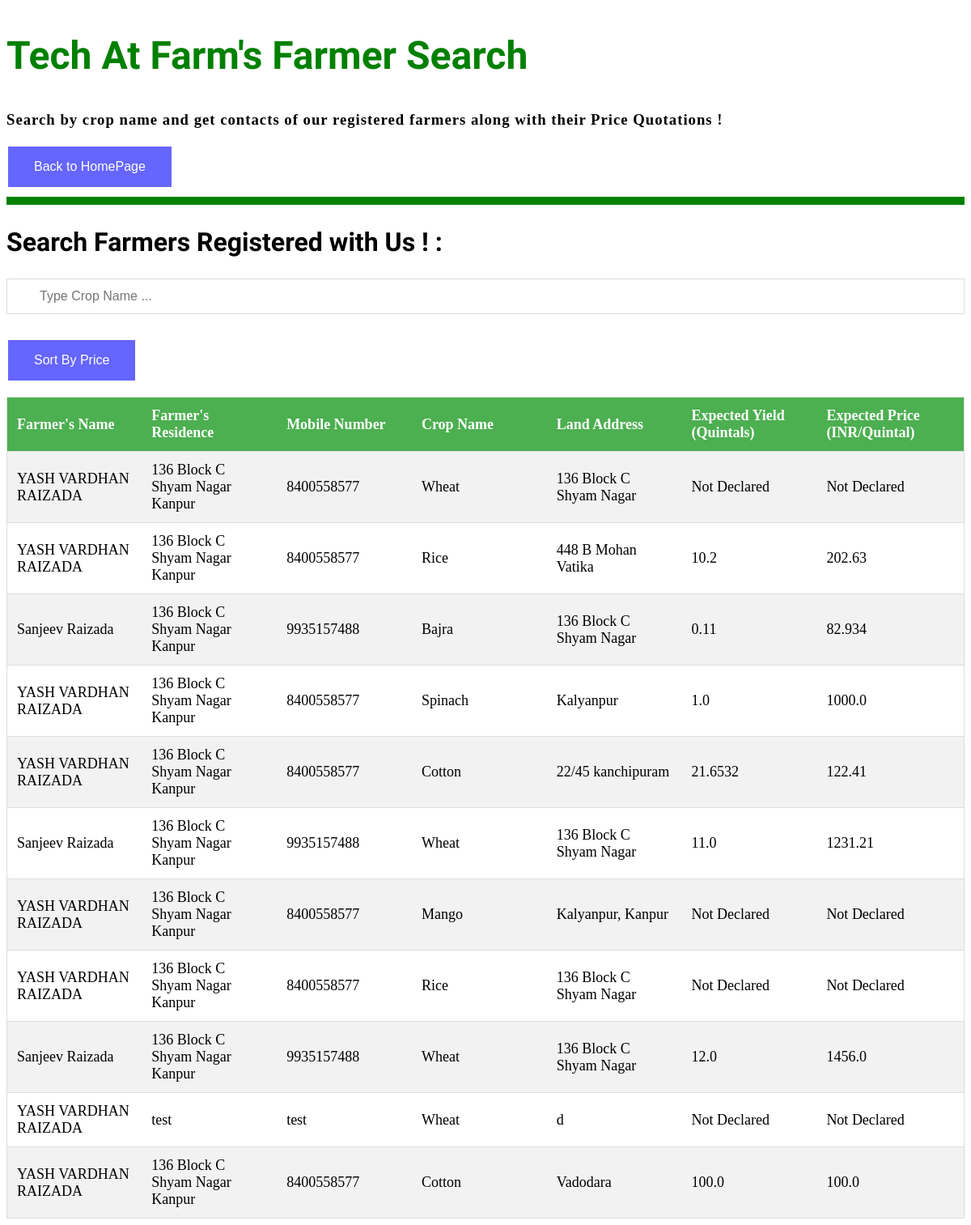
Page /dbms/farmerSearch/ on the committed database.
### dbms/models.py (models this page shows, shortened)
class Land(models.Model):
    user_name = models.ForeignKey(Data, on_delete = models.CASCADE)
    land_name = models.CharField(max_length= 20)
    land_address = models.CharField(max_length=100)
    district = models.CharField(max_length = 20, default = 'Kanpur')
    soil_type = models.CharField(max_length = 20)
    crop_grown = models.CharField(max_length = 20)
    moisture_requirement = models.PositiveIntegerField(default=0)
    threshold_moisture = models.PositiveIntegerField(default=0)
    expected_yield = models.FloatField(default = 0.0)
    expected_price = models.FloatField(default = 0.0)
    system_id = models.CharField(max_length = 10, default = 'None')
    request_status = models.CharField(max_length = 7, choices = (('True','True'), ('False','False'), ('Pending', 'Pending')), default = 'False')

class Data(models.Model):
    user_name = models.CharField(max_length=20, primary_key = True)
    name = models.CharField(max_length=20)
    mobile_number = models.CharField(max_length=10)
    residence = models.CharField(max_length=200)
    aadhar = models.CharField(max_length=12)
    password = models.CharField(max_length=12)

### dbms/views.py (the view)
# urls.py: path('farmerSearch/', views.farmerSearch, name = 'farmerSearch'),
def farmerSearch(request):
    return render(request, 'dbms/searchFarmer.html', {'lands': Land.objects.all()})

### dbms/templates/dbms/searchFarmer.html (shortened to what this page needs)
<!DOCTYPE html>
<html>
<head>
</head>
<body>
<h2 style="color:green; font-size:3rem; font-family: 'Montserrat Subrayada', sans-serif";>Tech At Farm's Farmer Search </h2>
<h3 style="letter-spacing:1px;">Search by crop name and get contacts of our registered farmers along with their Price Quotations !</h3>
<form action="/dbms/">
    <input type="submit" value="Back to HomePage" class="button">
</form>
<hr style="border:solid 5px; border-color:green;">
<h2 style="font-size:2rem;font-family:'Philosopher', sans-serif;">Search Farmers Registered with Us ! :</h2>
<input type="text" id="myInput" onkeyup="myFunction()" placeholder="Type Crop Name ..." title="Type in a name">
<p><button class="button" onclick="sortTable()">Sort By Price</button></p>
<table id="myTable">
  <tr class="header">
    <th style="width:10%;">Farmer's Name</th>
    <th style="width:10%;">Farmer's Residence</th>
    <th style="width:10%;">Mobile Number</th>
    <th style="width:10%;">Crop Name</th>
    <th style="width:10%;">Land Address</th>
    <th style="width:10%;">Expected Yield (Quintals)</th>
    <th style="width:10%;">Expected Price (INR/Quintal)</th>
  </tr>
  {% for land in lands %}
  <tr>
      <td>{{land.user_name.name}}</td>
      <td>{{land.user_name.residence}}</td>
      <td>{{land.user_name.mobile_number}}</td>
      <td>{{land.crop_grown}}</td>
      <td>{{land.land_address}}</td>
      {% if land.expected_yield == 0.0 %}
      <td>Not Declared</td>
      {% else %}
      <td>{{land.expected_yield}}</td>
      {% endif %}
      {% if land.expected_price == 0.0 %}
      <td>Not Declared</td>
      {% else %}
      <td>{{land.expected_price}}</td>
      {% endif %}
  </tr>
  {% endfor %}
</table>
</body>
</html>

### dbms/templates/dbms/searchFarmer.html (style rules this page uses)
* { box-sizing: border-box; }
#myInput { background-image: url('/css/searchicon.png'); background-position: 10px 10px; background-repeat: no-repeat; width: 100%; font-size: 16px; padding: 12px 20px 12px 40px; border: 1px solid #ddd; margin-bottom: 12px; }
#myTable { border-collapse: collapse; width: 100%; border: 1px solid #ddd; font-size: 18px; }
#myTable th, #myTable td { text-align: left; padding: 12px; }
#myTable tr { border-bottom: 1px solid #ddd; }
#myTable tr.header, #myTable tr:hover { background-color: #f1f1f1; }
.button { background-color: blue; border: none; color: white; padding: 16px 32px; text-align: center; font-size: 16px; margin: 4px 2px; opacity: 0.6; transition: 0.3s; display: inline-block; text-decoration: none; cursor: pointer; }
table { border-collapse: collapse; width: 100%; }
th, td { text-align: left; padding: 8px; }
tr:nth-child(even) { background-color: #f2f2f2 }
th { background-color: #4CAF50; color: white; }

### rows in the picture
Land: user_name.name "YASH VARDHAN RAIZADA", user_name.residence "136 Block C Shyam Nagar Kanpur", user_name.mobile_number "8400558577", crop_grown "Wheat", land_address "136 Block C Shyam Nagar", expected_yield "Not Declared", expected_price "Not Declared"
Land: user_name.name "YASH VARDHAN RAIZADA", user_name.residence "136 Block C Shyam Nagar Kanpur", user_name.mobile_number "8400558577", crop_grown "Rice", land_address "448 B Mohan Vatika", expected_yield "10.2", expected_price "202.63"
Land: user_name.name "Sanjeev Raizada", user_name.residence "136 Block C Shyam Nagar Kanpur", user_name.mobile_number "9935157488", crop_grown "Bajra", land_address "136 Block C Shyam Nagar", expected_yield "0.11", expected_price "82.934"
Land: user_name.name "YASH VARDHAN RAIZADA", user_name.residence "136 Block C Shyam Nagar Kanpur", user_name.mobile_number "8400558577", crop_grown "Spinach", land_address "Kalyanpur", expected_yield "1.0", expected_price "1000.0"
Land: user_name.name "YASH VARDHAN RAIZADA", user_name.residence "136 Block C Shyam Nagar Kanpur", user_name.mobile_number "8400558577", crop_grown "Cotton", land_address "22/45 kanchipuram", expected_yield "21.6532", expected_price "122.41"
Land: user_name.name "Sanjeev Raizada", user_name.residence "136 Block C Shyam Nagar Kanpur", user_name.mobile_number "9935157488", crop_grown "Wheat", land_address "136 Block C Shyam Nagar", expected_yield "11.0", expected_price "1231.21"
Land: user_name.name "YASH VARDHAN RAIZADA", user_name.residence "136 Block C Shyam Nagar Kanpur", user_name.mobile_number "8400558577", crop_grown "Mango", land_address "Kalyanpur, Kanpur", expected_yield "Not Declared", expected_price "Not Declared"
Land: user_name.name "YASH VARDHAN RAIZADA", user_name.residence "136 Block C Shyam Nagar Kanpur", user_name.mobile_number "8400558577", crop_grown "Rice", land_address "136 Block C Shyam Nagar", expected_yield "Not Declared", expected_price "Not Declared"
Land: user_name.name "Sanjeev Raizada", user_name.residence "136 Block C Shyam Nagar Kanpur", user_name.mobile_number "9935157488", crop_grown "Wheat", land_address "136 Block C Shyam Nagar", expected_yield "12.0", expected_price "1456.0"
Land: user_name.name "YASH VARDHAN RAIZADA", user_name.residence "test", user_name.mobile_number "test", crop_grown "Wheat", land_address "d", expected_yield "Not Declared", expected_price "Not Declared"
Land: user_name.name "YASH VARDHAN RAIZADA", user_name.residence "136 Block C Shyam Nagar Kanpur", user_name.mobile_number "8400558577", crop_grown "Cotton", land_address "Vadodara", expected_yield "100.0", expected_price "100.0"
